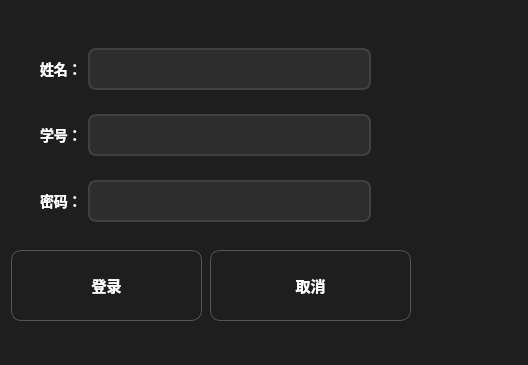
<?xml version="1.0" encoding="UTF-8"?>
<ui version="4.0">
 <class>student_load</class>
 <widget class="QDialog" name="student_load">
  <property name="geometry">
   <rect>
    <x>0</x>
    <y>0</y>
    <width>528</width>
    <height>365</height>
   </rect>
  </property>
  <property name="windowTitle">
   <string>Dialog</string>
  </property>
  <property name="styleSheet">
   <string notr="true">
QDialog {
    background-color: #1e1e1e;          /* 深空黑背景 */
    color: #ffffff;                      /* 默认文字白色 */
}

QLabel {
    color: #ffffff;
    font-family: &quot;Microsoft YaHei&quot;, &quot;微软雅黑&quot;;
    font-size: 14px;
    font-weight: bold;                  /* 标签加粗更好看 */
}

QLineEdit {
    background-color: #2d2d2d;
    color: #ffffff;
    border: 2px solid #404040;
    border-radius: 8px;
    padding: 10px 12px;
    font-size: 14px;
    font-family: &quot;Microsoft YaHei&quot;;
    selection-background-color: #0078d4;
}
QLineEdit:focus {
    border: 2px solid #0078d4;           /* 获得焦点蓝色边框 */
    background-color: #333333;
}

/* 密码框也生效 */
QLineEdit[echoMode=&quot;2&quot;] {
    font-size: 18px;                    /* 密码点更大一点 */
}

/* 登录 &amp; 取消按钮 */
QPushButton {
    background-color: qlineargradient(x1:0, y1:0, x2:0, y2:1,
                                      stop:0 #383838, stop:1 #2d2d2d);
    color: white;
    border: 1px solid #555555;
    border-radius: 10px;
    padding: 12px 30px;
    font-family: &quot;Microsoft YaHei&quot;;
    font-size: 15px;
    font-weight: bold;
    min-width: 100px;
}
QPushButton:hover {
    background-color: qlineargradient(x1:0, y1:0, x2:0, y2:1,
                                      stop:0 #484848, stop:1 #383838);
    border: 1px solid #0078d4;
}
QPushButton:pressed {
    background-color: #0078d4;
    padding-top: 14px;
    padding-bottom: 10px;
}


QDialog {
    border-radius: 16px;
}</string>
  </property>
  <widget class="QWidget" name="gridLayoutWidget">
   <property name="geometry">
    <rect>
     <x>40</x>
     <y>30</y>
     <width>331</width>
     <height>211</height>
    </rect>
   </property>
   <layout class="QGridLayout" name="gridLayout">
    <item row="0" column="1">
     <widget class="QLineEdit" name="lineEdit_name"/>
    </item>
    <item row="0" column="0">
     <widget class="QLabel" name="label">
      <property name="text">
       <string>姓名：</string>
      </property>
     </widget>
    </item>
    <item row="1" column="0">
     <widget class="QLabel" name="label_2">
      <property name="text">
       <string>学号：</string>
      </property>
     </widget>
    </item>
    <item row="2" column="0">
     <widget class="QLabel" name="label_3">
      <property name="text">
       <string>密码：</string>
      </property>
     </widget>
    </item>
    <item row="2" column="1">
     <widget class="QLineEdit" name="lineEdit_password"/>
    </item>
    <item row="1" column="1">
     <widget class="QLineEdit" name="lineEdit_number"/>
    </item>
   </layout>
  </widget>
  <widget class="QPushButton" name="pushButton_load">
   <property name="geometry">
    <rect>
     <x>11</x>
     <y>250</y>
     <width>191</width>
     <height>71</height>
    </rect>
   </property>
   <property name="text">
    <string>登录</string>
   </property>
  </widget>
  <widget class="QPushButton" name="pushButton_cancel">
   <property name="geometry">
    <rect>
     <x>210</x>
     <y>250</y>
     <width>201</width>
     <height>71</height>
    </rect>
   </property>
   <property name="text">
    <string>取消</string>
   </property>
  </widget>
 </widget>
 <resources/>
 <connections/>
</ui>
